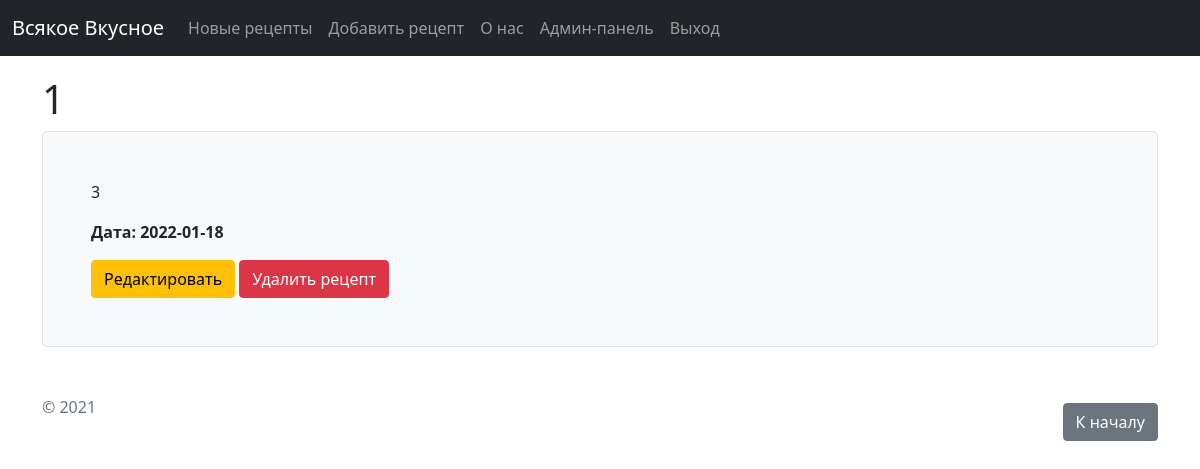
The app's page /feed/8 (signed in) with its own data.
### main.py (models this page shows, shortened)
class Article(db.Model):                                # класс для сохранения записей (база данных)
    id = db.Column(db.Integer, primary_key=True)
    title = db.Column(db.String(100), nullable=False)
    intro = db.Column(db.String(300), nullable=False)
    text = db.Column(db.Text, nullable=False)
    date = db.Column(db.DateTime, default=datetime.utcnow)

### main.py (the view)
@app.route('/feed/<int:id>', methods=['POST', 'GET'])
def feed_detail(id):
    article = Article.query.get(id)
    return render_template("feed_detail.html", article=article)

### templates/feed_detail.html (shortened to what this page needs)
{% extends 'base.html' %}
{% block body %}
<div class="container mt-5">
  <h1>{{ article.title }}</h1>
  <div class="h-100 p-5 bg-light border rounded-3">
    <p>{{ article.text }}</p>
    <p><b>Дата: {{ article.date.date() }}</b></p>
    {% if current_user.has_role('admin') %}
    <a href="/feed/{{ article.id }}/edit" class="btn btn-warning">Редактировать</a>
    {% endif %}
    {% if current_user.has_role('admin') %}
    <a href="/feed/{{ article.id }}/del" class="btn btn-danger">Удалить рецепт</a>
    {% endif %}
  </div>
</div>
{% endblock %}

### records on screen
Article: title "1", text "3", date "2022-01-18"
